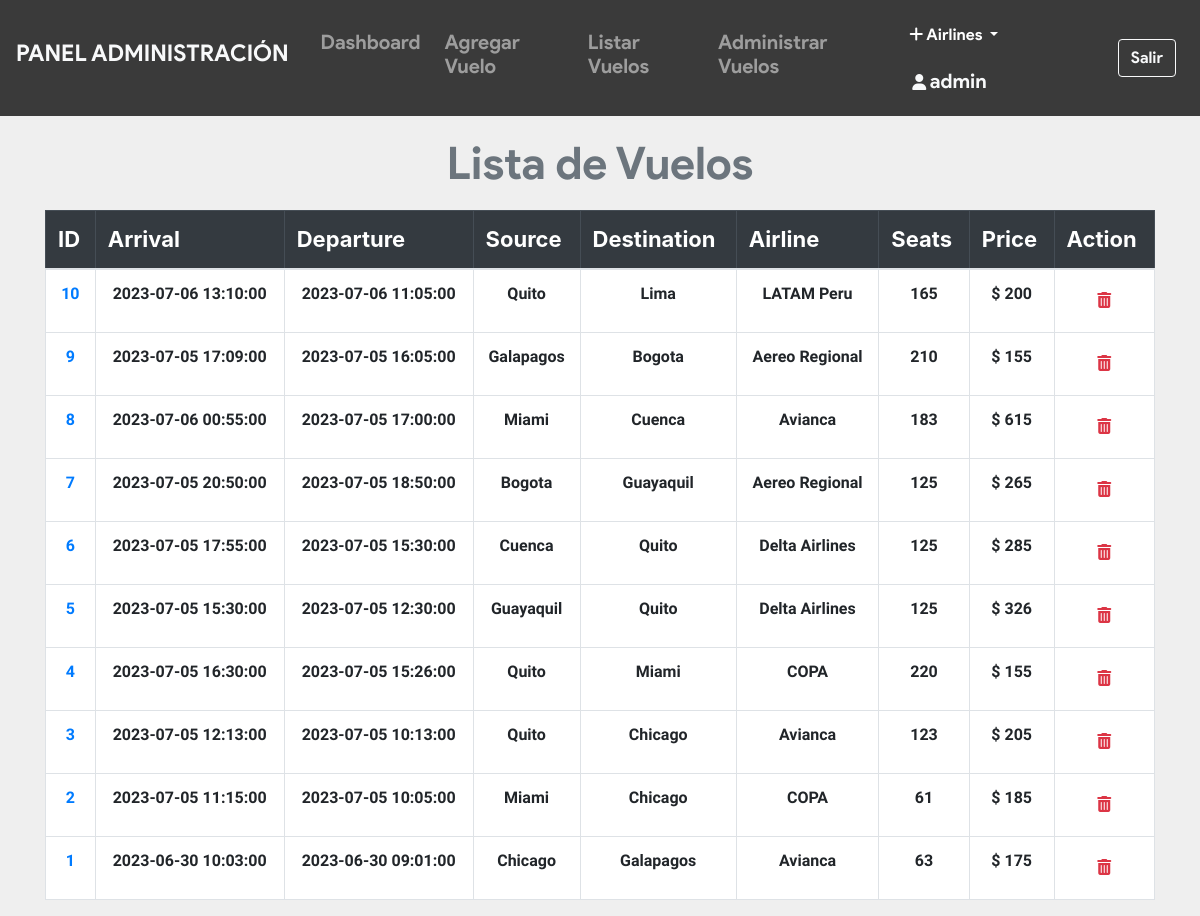
The app's page /admin/all_flights.php (signed in) with its own data.
### tables this page shows
CREATE TABLE `flight` (
  `flight_id` int(11) NOT NULL,
  `admin_id` int(11) NOT NULL,
  `arrivale` datetime NOT NULL,
  `departure` datetime NOT NULL,
  `Destination` varchar(20) NOT NULL,
  `source` varchar(20) NOT NULL,
  `airline` varchar(20) NOT NULL,
  `Seats` varchar(110) NOT NULL,
  `duration` varchar(20) NOT NULL,
  `Price` int(11) NOT NULL,
  `status` varchar(6) DEFAULT NULL,
  `issue` varchar(50) DEFAULT NULL,
  `last_seat` varchar(5) DEFAULT '',
  `bus_seats` int(11) DEFAULT '20',
  `last_bus_seat` varchar(5) DEFAULT ''
);

### admin/all_flights.php (the view, shortened to what this page needs)
<?php include_once 'header.php'; ?>
<?php include_once 'footer.php';
require '../helpers/init_conn_db.php';?>
    <main>
        <?php if(isset($_SESSION['adminId'])) { ?>
          <div class="container-md mt-2">
            <h1 class="display-4 text-center text-secondary"
              >Lista de Vuelos</h1>
            <table class="table table-bordered">
              <thead class="table-dark">
                <tr>
                  <th scope="col">ID</th>
                  <th scope="col">Arrival</th>
                  <th scope="col">Departure</th>
                  <th scope="col">Source</th>
                  <th scope="col">Destination</th>
                  <th scope="col">Airline</th>
                  <th scope="col">Seats</th>
                  <th scope="col">Price</th>
                  <th scope="col">Action</th>
                </tr>
              </thead>
              <tbody>
                <?php
                $sql = 'SELECT * FROM Flight ORDER BY flight_id DESC';
                $stmt = mysqli_stmt_init($conn);
                mysqli_stmt_prepare($stmt,$sql);
                mysqli_stmt_execute($stmt);
                $result = mysqli_stmt_get_result($stmt);
                while ($row = mysqli_fetch_assoc($result)) {
                  echo "
                  <tr class='text-center'>
                    <td scope='row'>
                      <a href='pass_list.php?flight_id=".$row['flight_id']."'>
                      ".$row['flight_id']." </a> </td>
                    <td>".$row['arrivale']."</td>
                    <td>".$row['departure']."</td>
                    <td>".$row['source']."</td>
                    <td>".$row['Destination']."</td>
                    <td>".$row['airline']."</td>
                    <td>".$row['Seats']."</td>
                    <td>$ ".$row['Price']."</td>
                    <td>
                    <form action='all_flights.php' method='post'>
                      <input name='flight_id' type='hidden' value=".$row['flight_id'].">
                      <button  class='btn' type='submit' name='del_flight'>
                      <i class='text-danger fa fa-trash'></i></button>
                    </form>
                    </td>
                  </tr>
                  ";
                }
                ?>
              </tbody>
            </table>
          </div>
        <?php } ?>
    </main>

### admin/all_flights.php (style rules this page uses)
table { background-color: white; }
h1 { margin-top: 20px; margin-bottom: 20px; font-family: 'product sans'; font-size: 45px !important; font-weight: lighter; }
body { background-color: #efefef; }
th { font-size: 22px; }
td { margin-top: 10px !important; font-size: 16px; font-weight: bold; font-family: 'Assistant', sans-serif !important; }

### records on screen
flight: flight_id "10", arrivale "2023-07-06 13:10:00", departure "2023-07-06 11:05:00", source "Quito", Destination "Lima", airline "LATAM Peru", Seats "165", Price "200"
flight: flight_id "9", arrivale "2023-07-05 17:09:00", departure "2023-07-05 16:05:00", source "Galapagos", Destination "Bogota", airline "Aereo Regional", Seats "210", Price "155"
flight: flight_id "8", arrivale "2023-07-06 00:55:00", departure "2023-07-05 17:00:00", source "Miami", Destination "Cuenca", airline "Avianca", Seats "183", Price "615"
flight: flight_id "7", arrivale "2023-07-05 20:50:00", departure "2023-07-05 18:50:00", source "Bogota", Destination "Guayaquil", airline "Aereo Regional", Seats "125", Price "265"
flight: flight_id "6", arrivale "2023-07-05 17:55:00", departure "2023-07-05 15:30:00", source "Cuenca", Destination "Quito", airline "Delta Airlines", Seats "125", Price "285"
flight: flight_id "5", arrivale "2023-07-05 15:30:00", departure "2023-07-05 12:30:00", source "Guayaquil", Destination "Quito", airline "Delta Airlines", Seats "125", Price "326"
flight: flight_id "4", arrivale "2023-07-05 16:30:00", departure "2023-07-05 15:26:00", source "Quito", Destination "Miami", airline "COPA", Seats "220", Price "155"
flight: flight_id "3", arrivale "2023-07-05 12:13:00", departure "2023-07-05 10:13:00", source "Quito", Destination "Chicago", airline "Avianca", Seats "123", Price "205"
flight: flight_id "2", arrivale "2023-07-05 11:15:00", departure "2023-07-05 10:05:00", source "Miami", Destination "Chicago", airline "COPA", Seats "61", Price "185"
flight: flight_id "1", arrivale "2023-06-30 10:03:00", departure "2023-06-30 09:01:00", source "Chicago", Destination "Galapagos", airline "Avianca", Seats "63", Price "175"

### other values on screen
$_SESSION['adminUname'] "admin"
